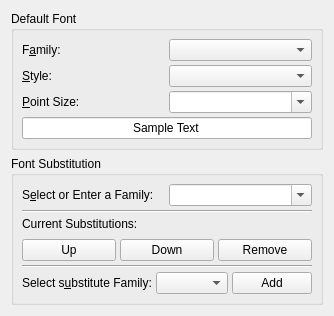
      <widget class="QWidget" name="tab2" >
       <attribute name="title" >
        <string>Fonts</string>
       </attribute>
       <layout class="QVBoxLayout" >
        <item>
         <widget class="QGroupBox" name="GroupBox1" >
          <property name="title" >
           <string>Default Font</string>
          </property>
          <layout class="QGridLayout" >
           <property name="margin" >
            <number>8</number>
           </property>
           <property name="spacing" >
            <number>4</number>
           </property>
           <item row="1" column="1" >
            <widget class="QComboBox" name="stylecombo" >
             <property name="autoCompletion" >
              <bool>true</bool>
             </property>
             <property name="duplicatesEnabled" >
              <bool>false</bool>
             </property>
            </widget>
           </item>
           <item row="0" column="1" >
            <widget class="QComboBox" name="familycombo" >
             <property name="autoCompletion" >
              <bool>true</bool>
             </property>
             <property name="duplicatesEnabled" >
              <bool>false</bool>
             </property>
            </widget>
           </item>
           <item row="2" column="1" >
            <widget class="QComboBox" name="psizecombo" >
             <property name="editable" >
              <bool>true</bool>
             </property>
             <property name="autoCompletion" >
              <bool>true</bool>
             </property>
             <property name="duplicatesEnabled" >
              <bool>false</bool>
             </property>
            </widget>
           </item>
           <item row="1" column="0" >
            <widget class="QLabel" name="stylebuddy" >
             <property name="text" >
              <string>&amp;Style:</string>
             </property>
             <property name="buddy" >
              <cstring>stylecombo</cstring>
             </property>
            </widget>
           </item>
           <item row="2" column="0" >
            <widget class="QLabel" name="psizebuddy" >
             <property name="text" >
              <string>&amp;Point Size:</string>
             </property>
             <property name="buddy" >
              <cstring>psizecombo</cstring>
             </property>
            </widget>
           </item>
           <item row="0" column="0" >
            <widget class="QLabel" name="familybuddy" >
             <property name="text" >
              <string>F&amp;amily:</string>
             </property>
             <property name="buddy" >
              <cstring>familycombo</cstring>
             </property>
            </widget>
           </item>
           <item row="3" column="0" colspan="2" >
            <widget class="QLineEdit" name="samplelineedit" >
             <property name="text" >
              <string>Sample Text</string>
             </property>
             <property name="alignment" >
              <set>Qt::AlignHCenter</set>
             </property>
            </widget>
           </item>
          </layout>
         </widget>
        </item>
        <item>
         <widget class="QGroupBox" name="GroupBox2" >
          <property name="title" >
           <string>Font Substitution</string>
          </property>
          <layout class="QVBoxLayout" >
           <property name="spacing" >
            <number>4</number>
           </property>
           <property name="margin" >
            <number>8</number>
           </property>
           <item>
            <layout class="QHBoxLayout" >
             <property name="spacing" >
              <number>4</number>
             </property>
             <property name="margin" >
              <number>0</number>
             </property>
             <item>
              <widget class="QLabel" name="famsubbuddy" >
               <property name="text" >
                <string>S&amp;elect or Enter a Family:</string>
               </property>
               <property name="buddy" >
                <cstring>familysubcombo</cstring>
               </property>
              </widget>
             </item>
             <item>
              <widget class="QComboBox" name="familysubcombo" >
               <property name="editable" >
                <bool>true</bool>
               </property>
               <property name="autoCompletion" >
                <bool>true</bool>
               </property>
               <property name="duplicatesEnabled" >
                <bool>false</bool>
               </property>
              </widget>
             </item>
            </layout>
           </item>
           <item>
            <widget class="Line" name="Line1" >
             <property name="frameShape" >
              <enum>QFrame::HLine</enum>
             </property>
             <property name="frameShadow" >
              <enum>QFrame::Sunken</enum>
             </property>
             <property name="orientation" >
              <enum>Qt::Horizontal</enum>
             </property>
            </widget>
           </item>
           <item>
            <widget class="QLabel" name="TextLabel5" >
             <property name="text" >
              <string>Current Substitutions:</string>
             </property>
            </widget>
           </item>
           <item>
            <widget class="Q3ListBox" name="sublistbox" />
           </item>
           <item>
            <layout class="QHBoxLayout" >
             <property name="spacing" >
              <number>4</number>
             </property>
             <property name="margin" >
              <number>0</number>
             </property>
             <item>
              <widget class="QPushButton" name="PushButton2" >
               <property name="text" >
                <string>Up</string>
               </property>
              </widget>
             </item>
             <item>
              <widget class="QPushButton" name="PushButton3" >
               <property name="text" >
                <string>Down</string>
               </property>
              </widget>
             </item>
             <item>
              <widget class="QPushButton" name="PushButton4" >
               <property name="text" >
                <string>Remove</string>
               </property>
              </widget>
             </item>
            </layout>
           </item>
           <item>
            <widget class="Line" name="Line2" >
             <property name="frameShape" >
              <enum>QFrame::HLine</enum>
             </property>
             <property name="frameShadow" >
              <enum>QFrame::Sunken</enum>
             </property>
             <property name="orientation" >
              <enum>Qt::Horizontal</enum>
             </property>
            </widget>
           </item>
           <item>
            <layout class="QHBoxLayout" >
             <property name="spacing" >
              <number>4</number>
             </property>
             <property name="margin" >
              <number>0</number>
             </property>
             <item>
              <widget class="QLabel" name="choosebuddy" >
               <property name="text" >
                <string>Select s&amp;ubstitute Family:</string>
               </property>
               <property name="buddy" >
                <cstring>choosesubcombo</cstring>
               </property>
              </widget>
             </item>
             <item>
              <widget class="QComboBox" name="choosesubcombo" >
               <property name="autoCompletion" >
                <bool>true</bool>
               </property>
               <property name="duplicatesEnabled" >
                <bool>false</bool>
               </property>
              </widget>
             </item>
             <item>
              <widget class="QPushButton" name="PushButton1" >
               <property name="text" >
                <string>Add</string>
               </property>
              </widget>
             </item>
            </layout>
           </item>
          </layout>
         </widget>
        </item>
       </layout>
      </widget>
